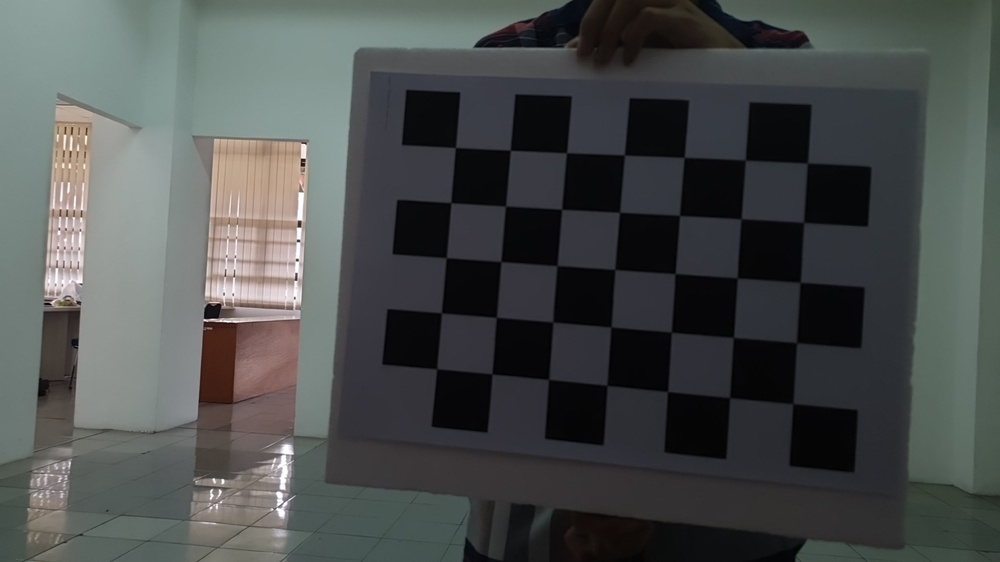
#> input picture data/ukur_jarak/j/IMG_20230529_100634.jpg, 1000 x 562 px, shrunk from 1920 x 1080 before the run; its folder holds only this picture in this run
$ jupyter execute --allow-errors ukur_jarak.ipynb
#> lines starting #> are read from the running program, lines starting #| are printed output that depends on the picture
[cell 1]
import cv2
import glob
import numpy as np

def calibrate_camera(images_folder, row = 5, col = 7, scale= 4.5,show=False):
#> called with images_folder = './data/ukur_jarak/j/*', row = 5, col = 7, scale = 4.5, show = True
    images_names = sorted(glob.glob(images_folder))

    images = []
    for imname in images_names:
        im = cv2.imread(imname, 1)
#> im is the input picture: shape (562, 1000, 3); mean B, G, R 77.1, 78, 74.7
        images.append(im)

    #criteria used by checkerboard pattern detector.
    #Change this if the code can't find the checkerboard
    criteria = (cv2.TERM_CRITERIA_EPS + cv2.TERM_CRITERIA_MAX_ITER, 30, 0.001)

    rows = row #number of checkerboard rows.
    columns = col #number of checkerboard columns.
    world_scaling = scale # real world square size.

    #coordinates of squares in the checkerboard world space
    objp = np.zeros((rows*columns,3), np.float32)
    objp[:,:2] = np.mgrid[0:rows,0:columns].T.reshape(-1,2)
    objp = world_scaling* objp

    #frame dimensions. Frames should be the same size.
    width = images[0].shape[1]
#> width = 1000
    height = images[0].shape[0]
#> height = 562

    #Pixel coordinates of checkerboards
    imgpoints = [] # 2d points in image plane.

    #coordinates of the checkerboard in checkerboard world space.
    objpoints = [] # 3d point in real world space
    i=0
    get = []
    for frame in images:

        gray = cv2.cvtColor(frame, cv2.COLOR_BGR2GRAY)

        # detectChessboardflags = (cv2.CALIB_CB_ACCURACY
        # + cv2.CALIB_CB_EXHAUSTIVE
        # + cv2.CALIB_CB_NORMALIZE_IMAGE)

        # ret, corners = cv2.findChessboardCornersSB(gray, (rows, columns), detectChessboardflags)

        flags = (cv2.CALIB_CB_ADAPTIVE_THRESH
        + cv2.CALIB_CB_FAST_CHECK
        + cv2.CALIB_CB_NORMALIZE_IMAGE)

        #find the checkerboard
        ret, corners = cv2.findChessboardCorners(gray, (rows, columns), flags)


        if ret == True:
            get.append(images_names[i])
            #Convolution size used to improve corner detection. Don't make this too large.
            conv_size = (11, 11)

            #opencv can attempt to improve the checkerboard coordinates
            corners = cv2.cornerSubPix(gray, corners, conv_size, (-1, -1), criteria)
            cv2.drawChessboardCorners(frame, (rows,columns), corners, ret)
            if show:
                cv2.imshow('img', frame)
                cv2.waitKey(0)

            objpoints.append(objp)
            imgpoints.append(corners)
        i += 1
#> this loop made 1 pass
#> (flags, ret, conv_size, i) on pass 1: (11, True, (11, 11), 1)
#> pass 1, in calibrate_camera, `gray = cv2.cvtColor(frame, cv2.COLOR_BGR2GRAY)`:
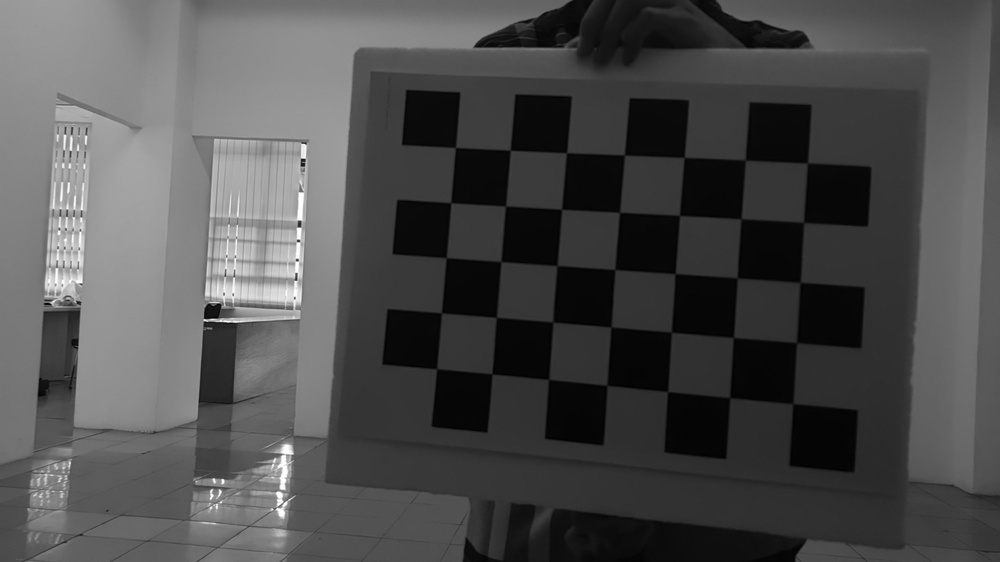
#> gray: shape (562, 1000); min 0, max 255, mean 76.9
#> pass 1, in calibrate_camera, `cv2.imshow('img', frame)`:
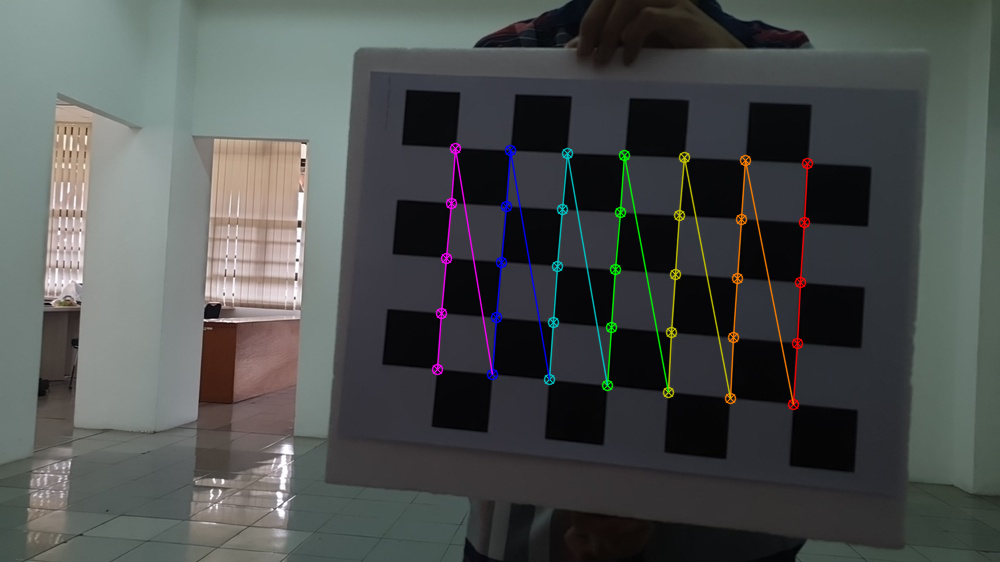
#> window 'img': shape (562, 1000, 3); mean B, G, R 77.9, 78.9, 75.9
#> after the loop, get = 1 item; i = 1; imgpoints = 1 item; objpoints = 1 item

    cv2.destroyAllWindows()
    print('detected {n} :'.format(n=len(get)))
#| detected 1 :
    e = 0
    for b in get:
        print(b)
        e +=1
#> this loop made 1 pass
#> e on pass 1: 1
#| ./data/ukur_jarak/j/IMG_20230529_100634.jpg
#> after the loop, e = 1

[cell 2]
calibrate_camera(images_folder = './data/ukur_jarak/j/*',show= True)

#> (a cell that did not finish here is left out)


#> (a cell that did not finish here is left out)

$ run again, on data/ukur_jarak/j/IMG_20230529_100757.jpg
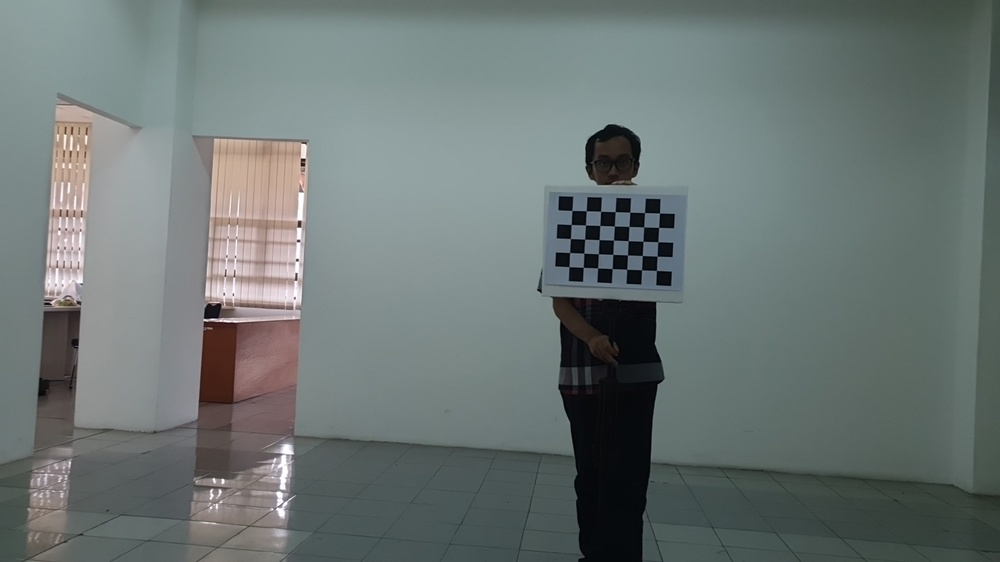
#> input picture data/ukur_jarak/j/IMG_20230529_100757.jpg, 1000 x 562 px, shrunk from 1920 x 1080 before the run
#> in calibrate_camera, im is the input picture: shape (562, 1000, 3); mean B, G, R 116, 117.7, 108.2
#> the loop in calibrate_camera, `for frame in images: ` made 1 pass
#> (flags, ret, conv_size, i) on pass 1: (11, True, (11, 11), 1)
#> pass 1, in calibrate_camera, `gray = cv2.cvtColor(frame, cv2.COLOR_BGR2GRAY)`:
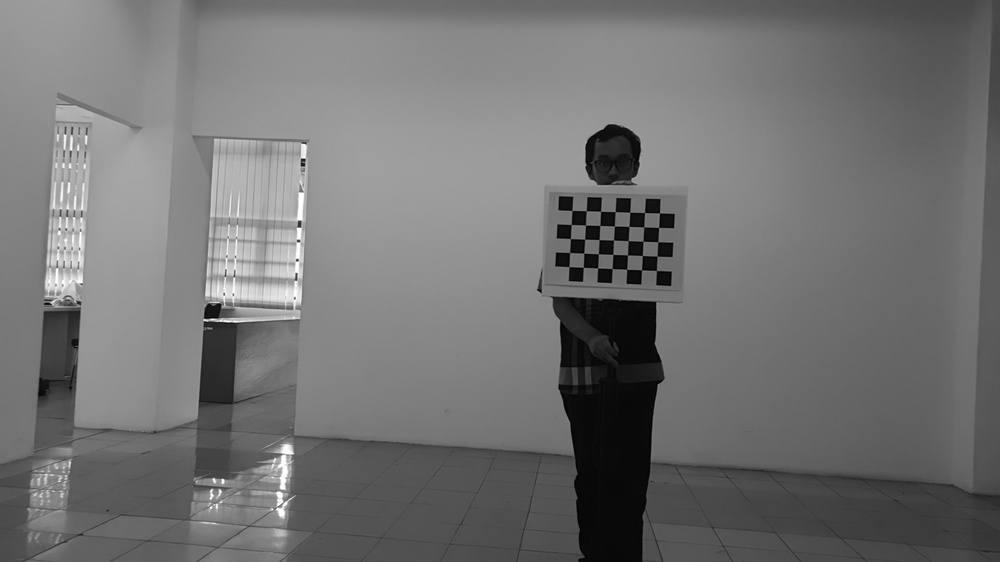
#> gray: shape (562, 1000); min 0, max 255, mean 114.6
#> pass 1, in calibrate_camera, `cv2.imshow('img', frame)`:
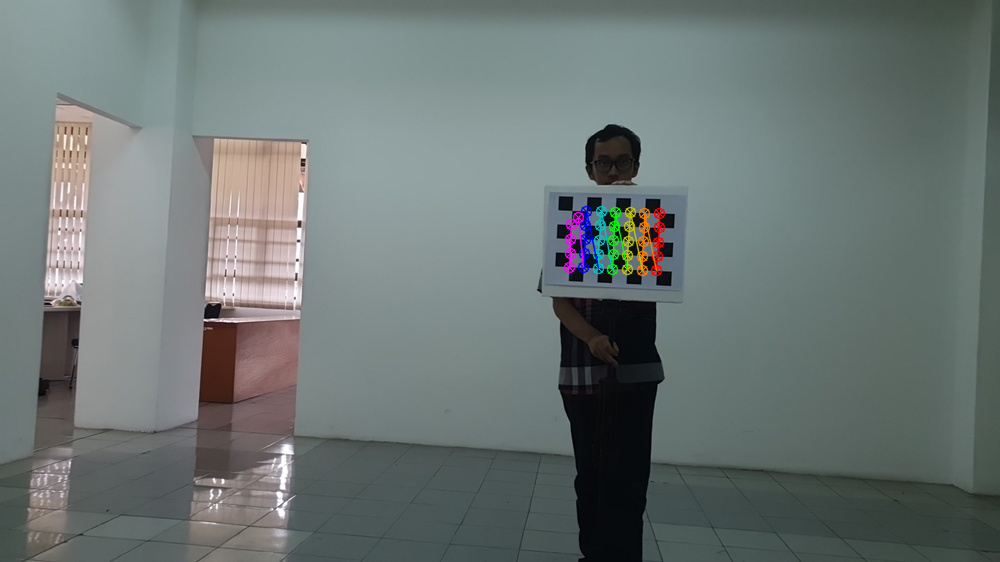
#> window 'img': shape (562, 1000, 3); mean B, G, R 116.1, 117.9, 108.6
#> after the loop in calibrate_camera, `for frame in images:`: get = 1 item; i = 1; imgpoints = 1 item
#| detected 1 :
#> the loop in calibrate_camera, `for b in get:` made 1 pass
#> e on pass 1: 1
#> (printed output is left out)
#> after the loop in calibrate_camera, `for b in get:`: e = 1

$ run again, on data/ukur_jarak/j/IMG_20230529_100708.jpg
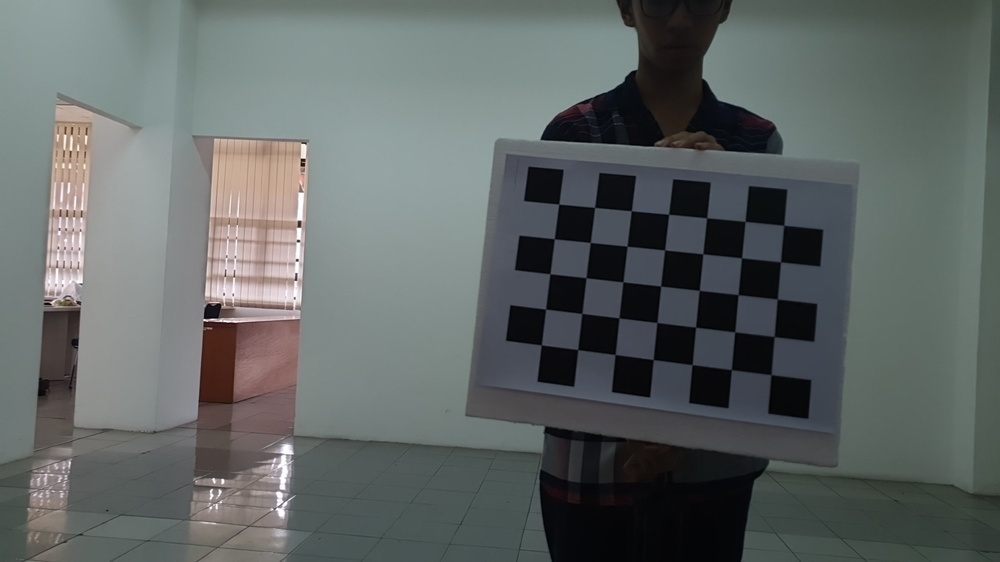
#> input picture data/ukur_jarak/j/IMG_20230529_100708.jpg, 1000 x 562 px, shrunk from 1920 x 1080 before the run
#> in calibrate_camera, im is the input picture: shape (562, 1000, 3); mean B, G, R 100.8, 102.1, 96.3
#> the loop in calibrate_camera, `for frame in images: ` made 1 pass
#> (flags, ret, conv_size, i) on pass 1: (11, True, (11, 11), 1)
#> pass 1, in calibrate_camera, `gray = cv2.cvtColor(frame, cv2.COLOR_BGR2GRAY)`:
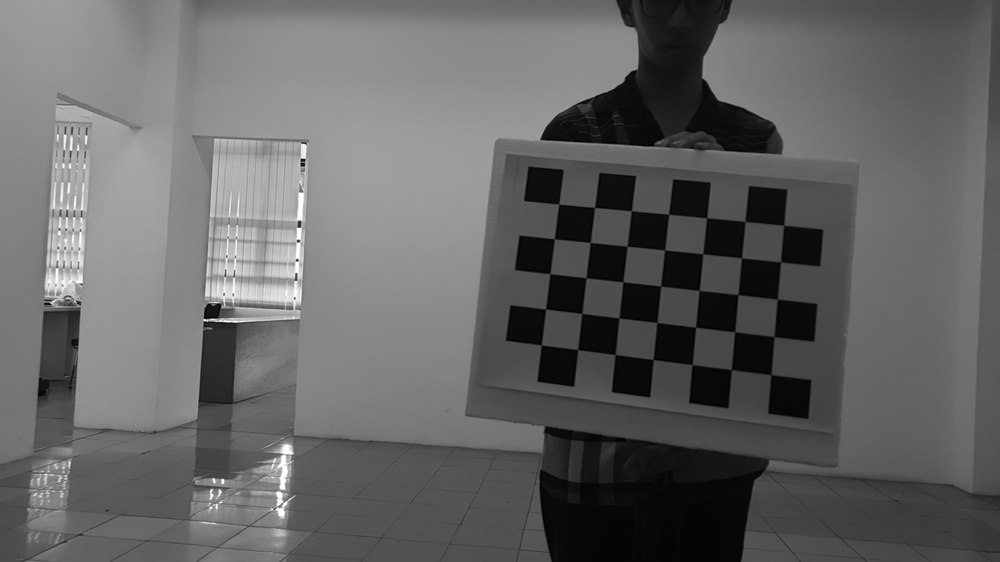
#> gray: shape (562, 1000); min 0, max 255, mean 100.2
#> pass 1, in calibrate_camera, `cv2.imshow('img', frame)`:
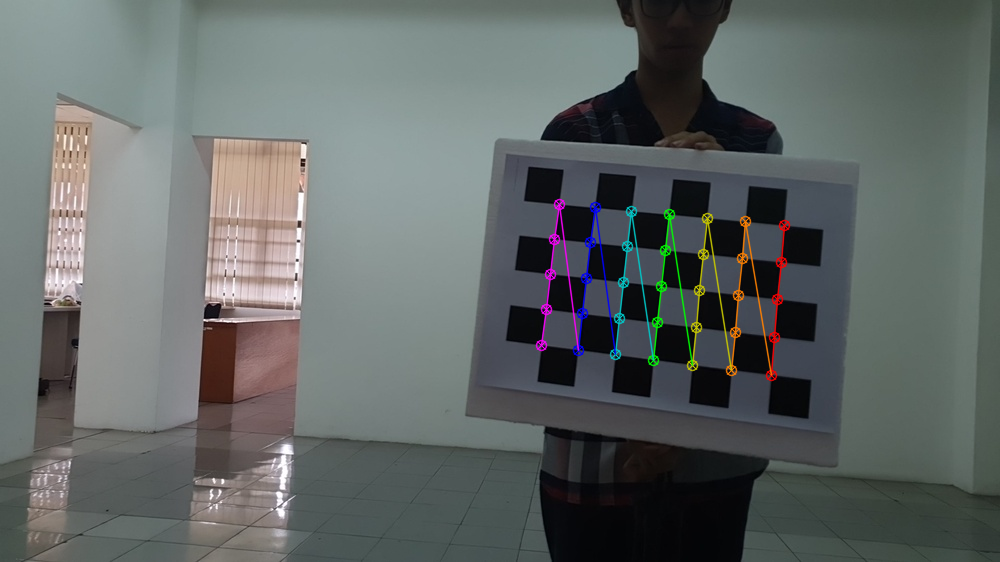
#> window 'img': shape (562, 1000, 3); mean B, G, R 101.3, 102.7, 97
#> after the loop in calibrate_camera, `for frame in images:`: get = 1 item; i = 1; imgpoints = 1 item
#| detected 1 :
#> the loop in calibrate_camera, `for b in get:` made 1 pass
#> e on pass 1: 1
#> (printed output is left out)
#> after the loop in calibrate_camera, `for b in get:`: e = 1
